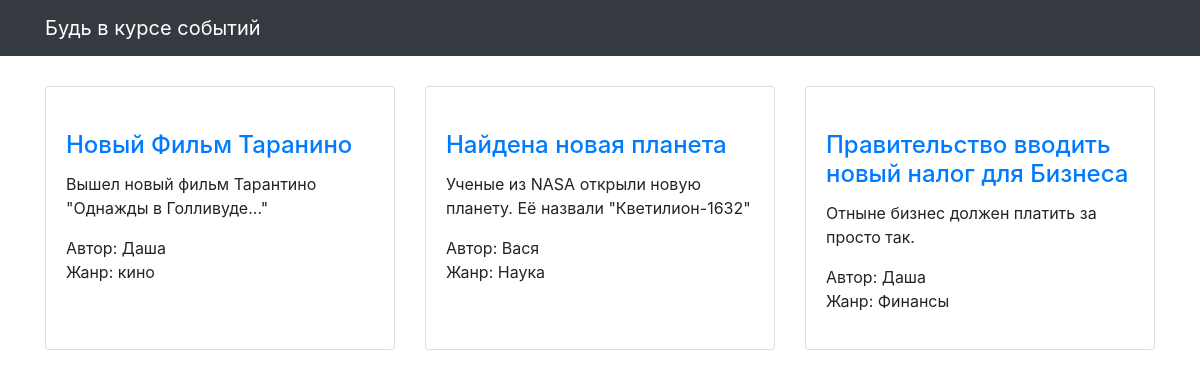
The page / on the database its author committed.
### articles/models.py (models this page shows, shortened)
class Article(models.Model):
    author = models.ForeignKey(Author, on_delete=models.CASCADE)
    genre = models.ForeignKey(Genre, on_delete=models.CASCADE)
    title = models.CharField(max_length=256, verbose_name='Название')
    text = models.TextField(verbose_name='Текст')
    published_at = models.DateTimeField(verbose_name='Дата публикации')
    image = models.ImageField(null=True, blank=True, verbose_name='Изображение',)
    class Meta:
        verbose_name = 'Статья'
        verbose_name_plural = 'Статьи'

class Author(models.Model):
    name = models.CharField(max_length=256, verbose_name='Имя')
    phone = models.CharField(max_length=256, verbose_name='Телефон')
    class Meta:
        verbose_name = 'Автор'
        verbose_name_plural = 'Авторы'
    def __str__(self):
        return self.name

class Genre(models.Model):
    name = models.CharField(max_length=256, verbose_name='Название')
    class Meta:
        verbose_name = 'Жанр'
        verbose_name_plural = 'Жанры'
    def __str__(self):
        return self.name

### articles/views.py (the view)
# urls.py: path('', articles_list, name='articles'),
def articles_list(request):
    template_name = 'articles/news.html'
    articles = Article.objects.defer('published_at').select_related('genre', 'author')
    context = {'object_list': articles}
    ordering = '-published_at'
    return render(request, template_name, context)

### templates/articles/news.html (shortened to what this page needs)
{% extends "articles/base.html" %}
{% load static %}
{% block content %}
<div class="row">
    {% for article in object_list %}
    <div class="col-lg-4 col-sm-6 portfolio-item">
        <div class="card h-100">
            <a href="#"><img class="card-img-top" src="{% get_media_prefix %}{{ article.image }}" alt=""></a>
            <div class="card-body">
                <h4 class="card-title">
                    <a href="#">{{ article.title }}</a>
                </h4>
                <p class="card-text">{{ article.text }}</p>
                <p> Автор: {{ article.author }}<br>
                  Жанр: {{ article.genre }}</p>
            </div>
        </div>
    </div>
    {% endfor %}
</div>
{% endblock %}

### templates/articles/base.html (shortened to what this page needs)
<!DOCTYPE html>
{% load static %}
<html>
  <head>
    <link href="{% static  "css/bootstrap.min.css"  %}" rel="stylesheet">
    <link href="{% static  "css/3-col-portfolio.css" %}" rel="stylesheet">
  </head>
  <body>
    <nav class="navbar navbar-expand-lg navbar-dark bg-dark fixed-top">
      <div class="container">
        <a class="navbar-brand" href="#">Будь в курсе событий</a>
      </div>
    </nav>
    <div class="container">{% block content %}{% endblock %}</div>
  </body>
</html>

### static/css/3-col-portfolio.css (style rules this page uses)
body { padding-top: 84px; padding-bottom: 84px; }
@media (min-width: 992px) { body { padding-top: 86px; padding-bottom: 86px; } }

### rows shown on the page
Article: title "Новый Фильм Таранино", text "Вышел новый фильм Тарантино \"Однажды в Голливуде...\"", author "Даша", genre "кино"
Article: title "Найдена новая планета", text "Ученые из NASA открыли новую планету. Её назвали \"Кветилион-1632\"", author "Вася", genre "Наука"
Article: title "Правительство вводить новый налог для Бизнеса", text "Отныне бизнес должен платить за просто так.", author "Даша", genre "Финансы"
